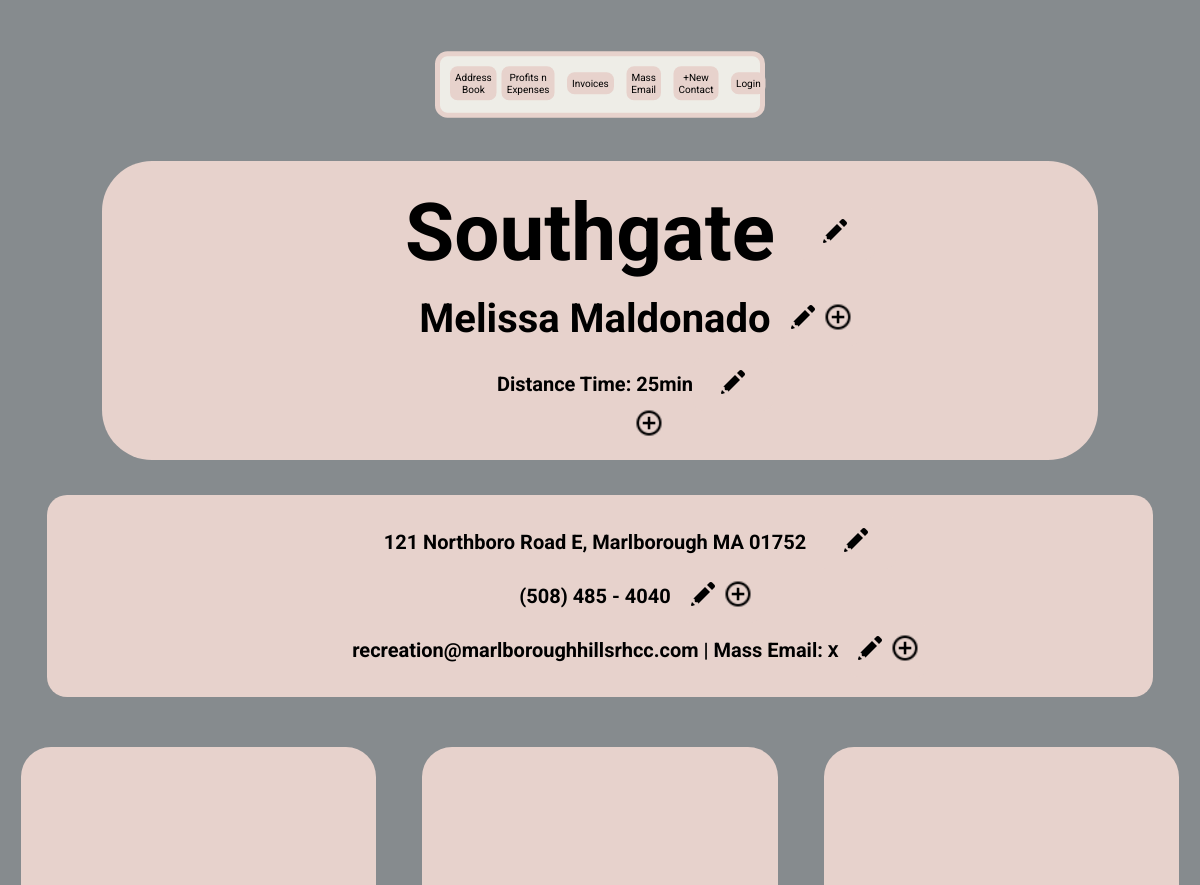
The app's page /facility/1 (upper part), older data.
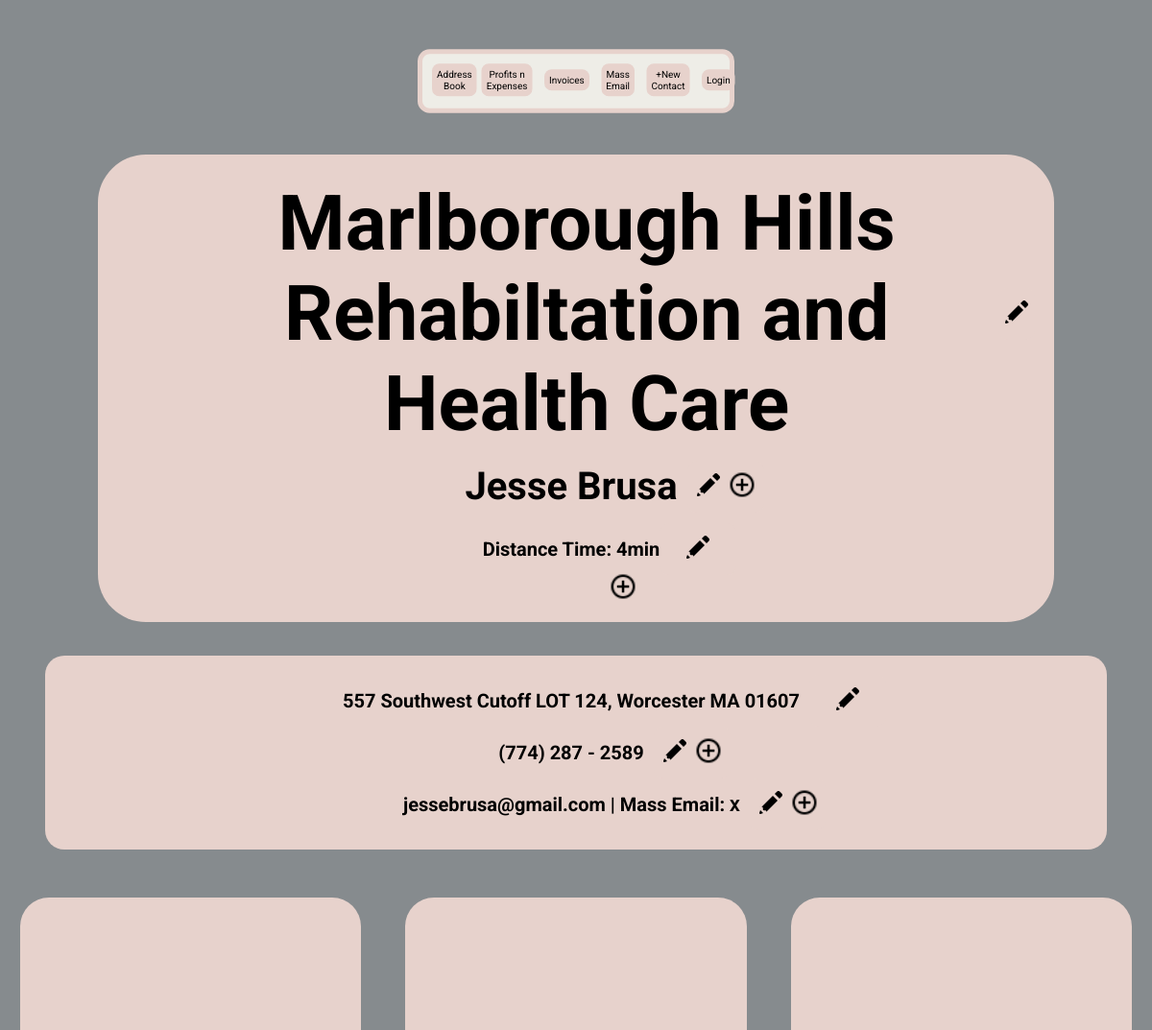
The same page, newer data.
### main.py (models this page shows)
class DataBase(db.Model):
    __tablename__ = 'database'
    id = db.Column(db.Integer, primary_key=True)
    facility = db.Column(db.String(250), nullable=False)
    town = db.Column(db.String(250), nullable=False)
    street = db.Column(db.String(250), nullable=False)
    state = db.Column(db.String(250), nullable=False)
    zip_code = db.Column(db.String(250), nullable=False)
    distance_hour = db.Column(db.Integer)
    distance_min = db.Column(db.Integer)
    location_img_url = db.Column(db.String(250))
    mass_email = db.Column(db.Boolean)
    mileage = db.Column(db.Integer)
    contact_person = db.relationship('ContactTable')
    email = db.relationship('EmailTable')
    phone_number = db.relationship('PhoneNumberTable')
    preferred_day_time = db.relationship('PreferredDayTimeTable')
    venue_type = db.relationship('VenueTypeTable')
    performance_type = db.relationship('PerformanceTypeTable')
    duration = db.relationship('DurationTable')
    price_date = db.relationship('PriceDateTable')
    setlist = db.relationship('SetlistTable')
    marketing = db.relationship('MarketingTable')
    comments = db.relationship('CommentsTable')
    feedback = db.relationship('FeedbackTable')
    testimonials = db.relationship('TestimonialTable')
    invoice = db.relationship('InvoiceTable')

class ContactTable(db.Model):
    __tablename__ = 'contact_table'
    id = db.Column(db.Integer, primary_key=True)
    contact_person = db.Column(db.String(250), nullable=False)
    data_base_id = db.Column(db.Integer, db.ForeignKey('database.id'))

class EmailTable(db.Model):
    __tablename__ = 'email_table'
    id = db.Column(db.Integer, primary_key=True)
    email = db.Column(db.String(250))
    data_base_id = db.Column(db.Integer, db.ForeignKey('database.id'))

### main.py (the view)
@app.route('/facility/<int:id>', methods=['GET', 'POST'])
def facility_page(id):
    facility = DataBase.query.filter_by(id=id).first()
    contact_person = check_for_data_return_last(facility.contact_person, 'contact_person')
    distance_hour = facility.distance_hour
    distance_min = facility.distance_min
    phone_number = check_for_data_return_last(facility.phone_number, 'phone_number')
    phone_ext = ext_phone(phone_number)
    phone_string = phone_to_string(phone_number)
    email = check_for_data_return_last(facility.email, 'email')
    venue_type = return_list(facility.venue_type, 'venue')
    performance_type = return_list(facility.performance_type, 'performance')
    duration_list = [[hour_min.hour, hour_min.minute] for hour_min in facility.duration]
    day_time_list = [[day_time.day, day_time.time] for day_time in facility.preferred_day_time]
    price_date_list = [[price_date.price, price_date.date] for price_date in facility.price_date]
    setlist = return_list(facility.setlist, 'setlist')
    if setlist:
        setlist = sorted(setlist)
    market_date_table = return_list(facility.marketing, 'date')
    if market_date_table:
        market_date_list = []
        date_list = []
        facility_marketing = facility.marketing
        for date in market_date_table:
            if date not in date_list:
                materials = [item.material for item in facility_marketing if item.date == date]
                market_date_list.append([materials, date])
                date_list.append(date)
    else:
        market_date_list = None
    comments_list = return_list(facility.comments, 'comment')
    feedback_list = [[item.feedback, item.date] for item in facility.feedback]
    testimonials = facility.testimonials
    return render_template('facility-page.html', facility=facility, price_date_list=price_date_list, setlist=setlist,
                           market_date_list=market_date_list, contact_person=contact_person, id=id,
                           phone_number=phone_number, email=email, venue_type=venue_type, performance_type=performance_type,
                           day_time_list=day_time_list,comments_list=comments_list, duration_list=duration_list,
                           feedback_list=feedback_list, testimonials=testimonials,
                           phone_string=phone_string,
                           phone_ext=phone_ext, distance_hour=distance_hour, distance_min=distance_min)

### resources.py (called while the page is built)
def check_for_data_return_last(facility_object, table_variable):
    if facility_object:
        return getattr(facility_object[-1], table_variable)
    else:
        return None

def return_list(facility_object, table_variable):
    if facility_object:
        return [getattr(item, table_variable) for item in facility_object]
    else:
        return None

def ext_phone(phone_number):
    if phone_number:
        if 'EXT:' in phone_number:
            return phone_number.split('EXT:')[-1]
        else:
            return None
    else:
        return None

def phone_to_string(phone_number):
    if phone_number:
        if len(phone_number) == 11:
            pn = phone_number
            return f'+{pn[0]} ({pn[1]}{pn[2]}{pn[3]}) {pn[4]}{pn[5]}{pn[6]} - {pn[7]}{pn[8]}{pn[9]}{pn[10]}'
        elif len(phone_number) == 12:
            pn = phone_number
            return f'+{pn[0]}{pn[1]} ({pn[2]}{pn[3]}{pn[4]}) {pn[5]}{pn[6]}{pn[7]} - {pn[8]}{pn[9]}{pn[10]}{pn[11]}'
        else:
            pn = phone_number
            return f'({pn[0]}{pn[1]}{pn[2]}) {pn[3]}{pn[4]}{pn[5]} - {pn[6]}{pn[7]}{pn[8]}{pn[9]}'
    else:
        return None

### templates/facility-page.html (shortened to what the changed rows need)
{% include "header.html" %}
<body>
    <div class="header">
        <div class="top-info" >
            <div class="editAddContainer">
                <h1>{{ facility.facility }}</h1>
                <div class="editAddBtn phone">
                    <a href="{{ url_for('edit_field', id=facility.id, field='facility') }}"><img src="../static/img/icons8-edit-30.png" alt="image of a pencil to edit"></a>
                </div>
            </div>
            <div class="editAddContainer">
                <a href="{{ url_for('previous_contact', id=id) }}"><h2>{{ contact_person }}</h2></a>
            </div>
            <div class="editAddContainer distanceTime">
                {% if distance_hour and distance_min %}
                    <h3>Distance Time: {{ distance_hour }}hr {{ distance_min }}min</h3>
                {% elif distance_hour %}
                    <h3>Distance Time: {{ distance_hour }}hr</h3>
                {% elif distance_min %}
                    <h3>Distance Time: {{ distance_min }}min</h3>
                {% endif %}
                <div class="editAddBtn">
                    <a href="{{ url_for('edit_field', id=facility.id, field='distance_time') }}"><img src="../static/img/icons8-edit-30.png" alt="image of a pencil to edit"></a>
                </div>
            </div>
        </div>
    </div>
    <div class="row2Container">
        <div class="editAddContainer address">
            <h2 class="margin">{{ facility.street }}, {{ facility.town }} {{ facility.state }} {{ facility.zip_code }}</h2>
            <div class="editAddBtn">
                <a href="{{ url_for('edit_field', id=facility.id, field='address') }}"><img src="../static/img/icons8-edit-30.png" alt="image of a pencil to edit"></a>
            </div>
        </div>
        <div class="editAddContainer phone">
            {% if phone_ext %}
                <a href="{{ url_for('previous_contact', id=id) }}"><h2 class="margin">{{ phone_string }} EXT: {{ phone_ext }}</h2></a>
            {% elif phone_number %}
                <a href="{{ url_for('previous_contact', id=id) }}"><h2 class="margin">{{ phone_string }}</h2></a>
            {% endif %}
        </div>
        {% if facility.mass_email and facility.email%}
            <div class="editAddContainer emailMassEmail">
                <a href="{{ url_for('previous_contact', id=id) }}"><h2 class="margin">{{ email }} | Mass Email: ✔</h2></a>
                <div class="editAddBtn">
                    <a href="{{ url_for('edit_field', id=facility.id, field='email') }}"><img src="../static/img/icons8-edit-30.png" alt="image of a pencil to edit"></a>
                    <a href="{{ url_for('add_data', id=facility.id, field='email') }}"><img src="../static/img/icons8-plus-24.png" alt="image of a plus sign to add"></a>
                </div>
            </div>
        {% elif facility.email %}
            <div class="editAddContainer emailMassEmail">
                <a href="{{ url_for('previous_contact', id=id) }}"><h2 class="margin">{{ email }} | Mass Email: ⅹ</h2></a>
                <div class="editAddBtn">
                    <a href="{{ url_for('edit_field', id=facility.id, field='email') }}"><img src="../static/img/icons8-edit-30.png" alt="image of a pencil to edit"></a>
                    <a href="{{ url_for('add_data', id=facility.id, field='email') }}"><img src="../static/img/icons8-plus-24.png" alt="image of a plus sign to add"></a>
                </div>
            </div>
        {% endif %}
    </div>
</body>
</html>

Row changes from the older to the newer data that the page shows:
changed DataBase "MA": facility "Southgate" → "Marlborough Hills Rehabiltation and Health Care"; street "121 Northboro Road E" → "557 Southwest Cutoff LOT 124"; town "Marlborough" → "Worcester"; zip_code "01752" → "01607"
changed ContactTable: contact_person "Melissa Maldonado" → "Jesse Brusa"
changed EmailTable: email "recreation@marlboroughhillsrhcc.com" → "jessebrusa@gmail.com"
Text that changed along with them:
{{ distance_min }}: "25" → "4"
{{ phone_string }}: "(508) 485 - 4040" → "(774) 287 - 2589"
